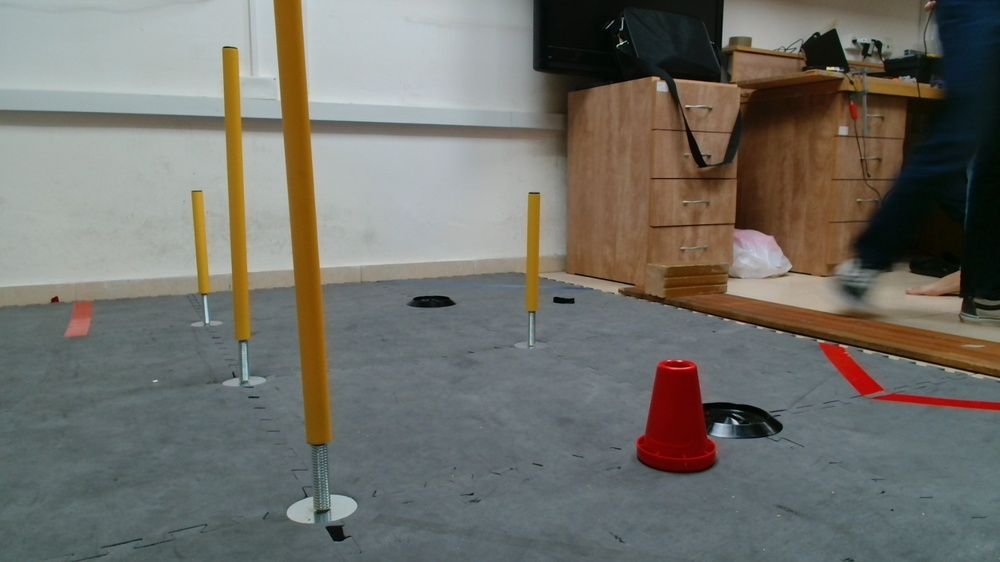
#> input picture src/9.jpeg, 1000 x 562 px, shrunk from 1600 x 900 before the run
$ jupyter execute undistort.ipynb
#> lines starting #> are read from the running program, lines starting #| are printed output that depends on the picture
[cell 1]
import cv2
import numpy as np
import glob
import matplotlib.pyplot as plt

[cell 2]
# Camera calibration
f1, f2 = 1385.92, 1385.92
Cx, Cy = 951.982, 534.084
mtx = np.array([[f1, 0, Cx],
                [0, f2, Cy],
                [0, 0, 1]])
dist = np.array(
    [[0.117627, -0.248549, 0, 0, 0.107441, 0, 0, 0]])

[cell 3]
img = cv2.imread("src/9.jpeg")
#> img is the input picture: shape (562, 1000, 3); mean B, G, R 105.3, 111.7, 112.7

[cell 4]
img_undistorted = cv2.undistort(img, mtx, dist, None, mtx)
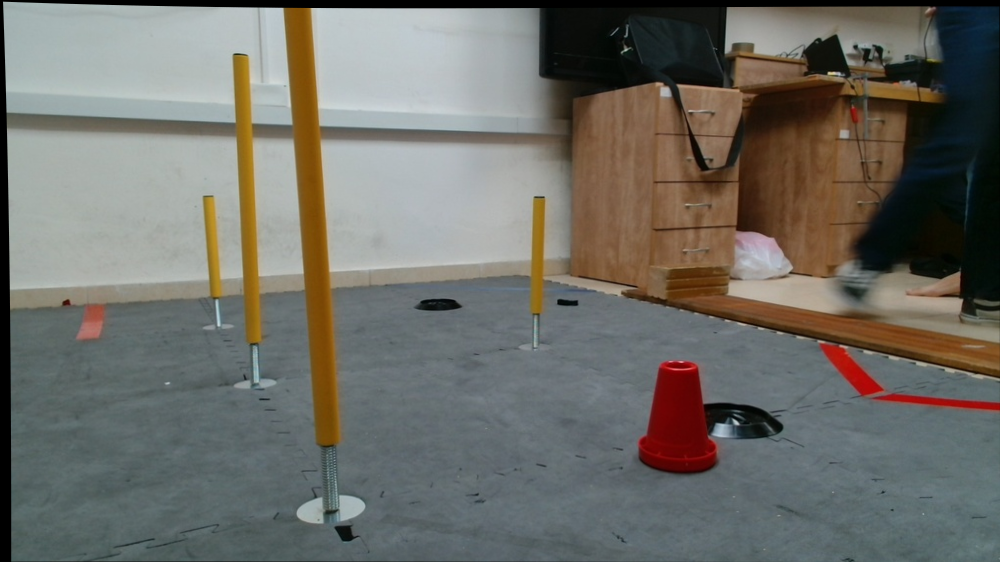
#> img_undistorted: shape (562, 1000, 3); mean B, G, R 103.3, 109.5, 110.4

[cell 5]
img_rgb = cv2.cvtColor(img_undistorted, cv2.COLOR_BGR2RGB)
plt.imshow(img_rgb)


$ run again, with src/1.jpeg copied over src/9.jpeg
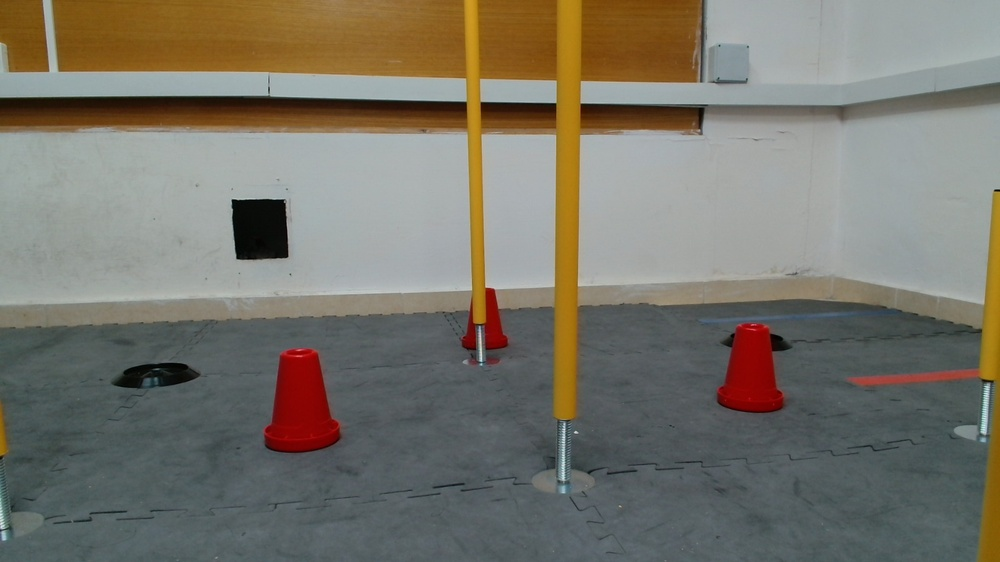
#> input picture src/1.jpeg, 1000 x 562 px, shrunk from 1600 x 900 before the run
#> img is the input picture: shape (562, 1000, 3); mean B, G, R 106.6, 117, 120.1
#> `img_undistorted = cv2.undistort(img, mtx, dist, None, mtx)`:
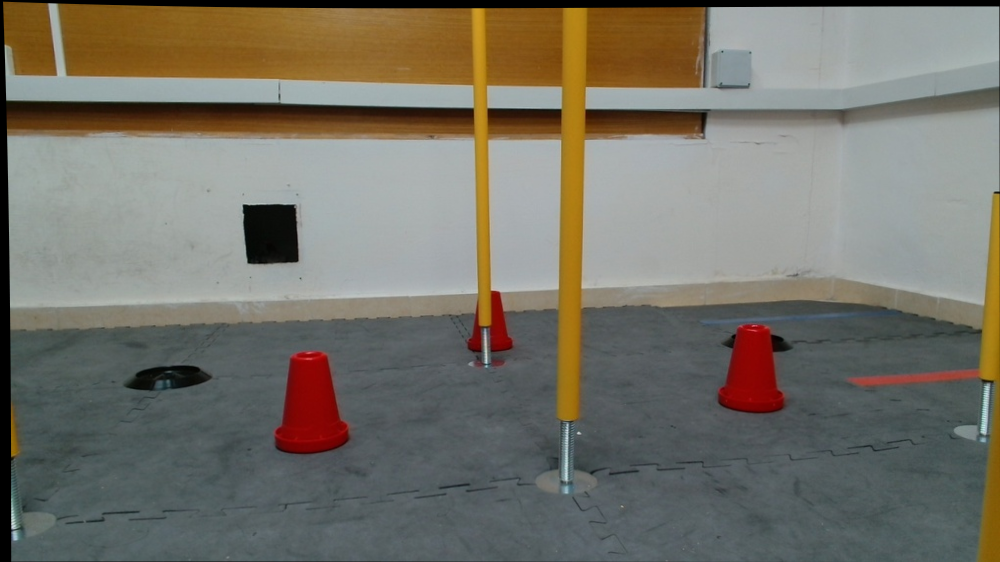
#> img_undistorted: shape (562, 1000, 3); mean B, G, R 104.2, 114.4, 117.4

$ run again, with src/10.jpeg copied over src/9.jpeg
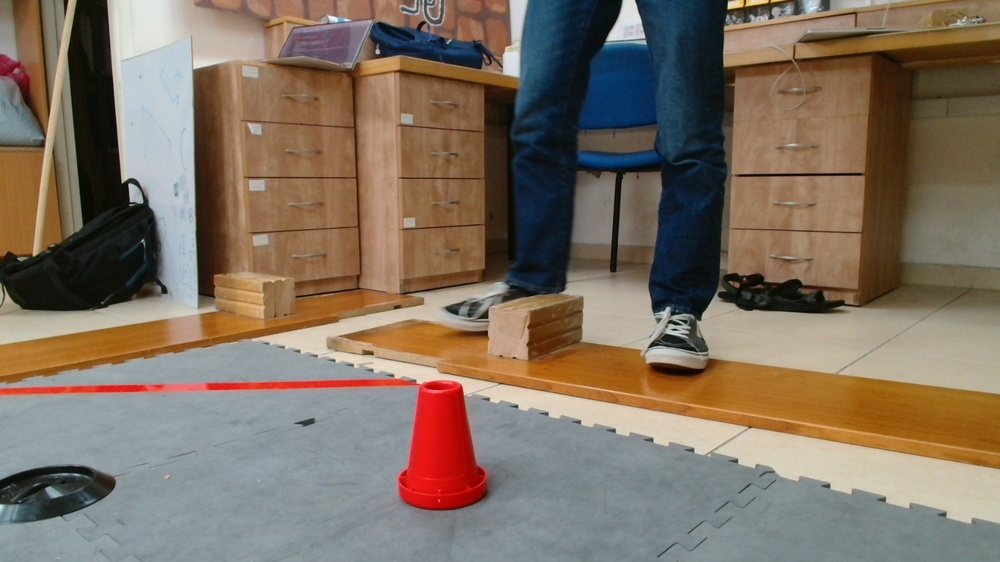
#> input picture src/10.jpeg, 1000 x 562 px, shrunk from 1600 x 900 before the run
#> img is the input picture: shape (562, 1000, 3); mean B, G, R 97.4, 112.2, 127.3
#> `img_undistorted = cv2.undistort(img, mtx, dist, None, mtx)`:
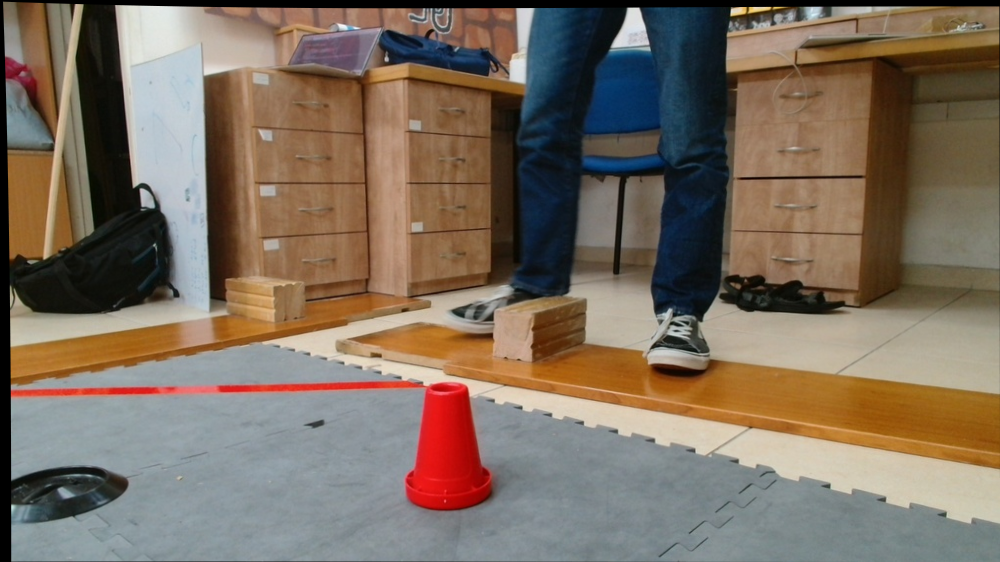
#> img_undistorted: shape (562, 1000, 3); mean B, G, R 95.4, 109.9, 124.7
